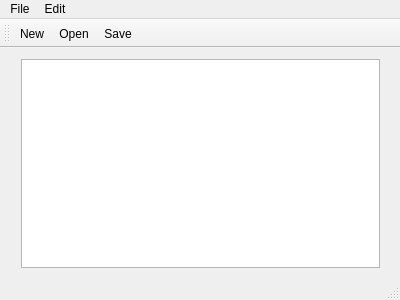
<?xml version="1.0" encoding="UTF-8"?>
<ui version="4.0">
 <class>MainWindow</class>
 <widget class="QMainWindow" name="MainWindow">
  <property name="geometry">
   <rect>
    <x>0</x>
    <y>0</y>
    <width>400</width>
    <height>300</height>
   </rect>
  </property>
  <property name="windowTitle">
   <string>MainWindow</string>
  </property>
  <widget class="QWidget" name="centralWidget">
   <widget class="QWidget" name="verticalLayoutWidget">
    <property name="geometry">
     <rect>
      <x>10</x>
      <y>0</y>
      <width>381</width>
      <height>231</height>
     </rect>
    </property>
    <layout class="QVBoxLayout" name="verticalLayout">
     <item>
      <widget class="QTextEdit" name="textEdit"/>
     </item>
    </layout>
   </widget>
  </widget>
  <widget class="QMenuBar" name="menuBar">
   <property name="geometry">
    <rect>
     <x>0</x>
     <y>0</y>
     <width>400</width>
     <height>22</height>
    </rect>
   </property>
   <widget class="QMenu" name="menuFile">
    <property name="title">
     <string>File</string>
    </property>
    <addaction name="actionNew"/>
    <addaction name="actionOpen"/>
    <addaction name="actionSave"/>
    <addaction name="actionExit"/>
   </widget>
   <widget class="QMenu" name="menuEdit">
    <property name="title">
     <string>Edit</string>
    </property>
    <addaction name="actionCopy"/>
    <addaction name="actionPaste"/>
    <addaction name="actionCut"/>
    <addaction name="actionUndo"/>
    <addaction name="actionRedo"/>
   </widget>
   <addaction name="menuFile"/>
   <addaction name="menuEdit"/>
  </widget>
  <widget class="QToolBar" name="mainToolBar">
   <attribute name="toolBarArea">
    <enum>TopToolBarArea</enum>
   </attribute>
   <attribute name="toolBarBreak">
    <bool>false</bool>
   </attribute>
   <addaction name="actionNew"/>
   <addaction name="actionOpen"/>
   <addaction name="actionSave"/>
  </widget>
  <widget class="QStatusBar" name="statusBar"/>
  <action name="actionNew">
   <property name="icon">
    <iconset resource="resources.qrc">
     <normaloff>:/imgs/new.svg</normaloff>:/imgs/new.svg</iconset>
   </property>
   <property name="text">
    <string>New</string>
   </property>
  </action>
  <action name="actionOpen">
   <property name="icon">
    <iconset resource="resources.qrc">
     <normaloff>:/imgs/open.svg</normaloff>:/imgs/open.svg</iconset>
   </property>
   <property name="text">
    <string>Open</string>
   </property>
  </action>
  <action name="actionSave">
   <property name="icon">
    <iconset resource="resources.qrc">
     <normaloff>:/imgs/floppy-disk.svg</normaloff>:/imgs/floppy-disk.svg</iconset>
   </property>
   <property name="text">
    <string>Save</string>
   </property>
  </action>
  <action name="actionExit">
   <property name="text">
    <string>Exit</string>
   </property>
  </action>
  <action name="actionPrint">
   <property name="text">
    <string>Print</string>
   </property>
  </action>
  <action name="actionCopy">
   <property name="text">
    <string>Copy</string>
   </property>
  </action>
  <action name="actionPaste">
   <property name="text">
    <string>Paste</string>
   </property>
  </action>
  <action name="actionCut">
   <property name="text">
    <string>Cut</string>
   </property>
  </action>
  <action name="actionUndo">
   <property name="text">
    <string>Undo</string>
   </property>
  </action>
  <action name="actionRedo">
   <property name="text">
    <string>Redo</string>
   </property>
  </action>
 </widget>
 <layoutdefault spacing="6" margin="11"/>
 <resources>
  <include location="resources.qrc"/>
 </resources>
 <connections/>
</ui>
